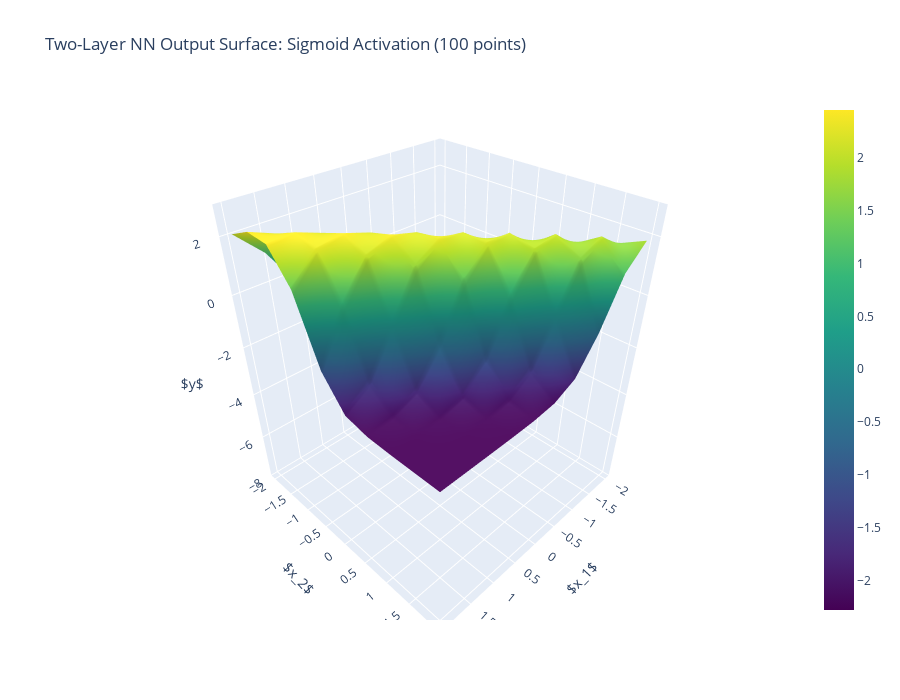
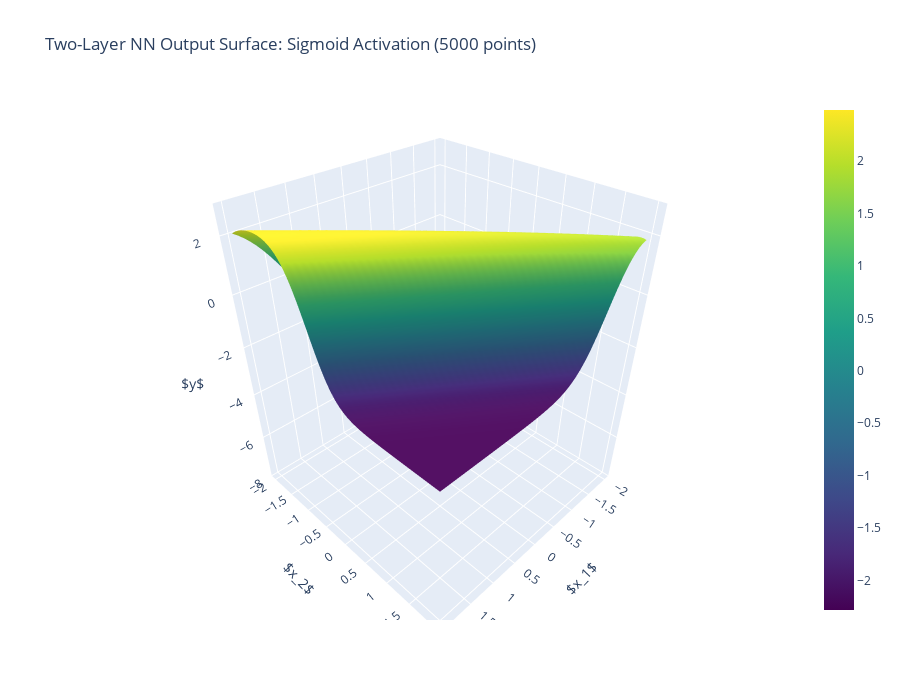
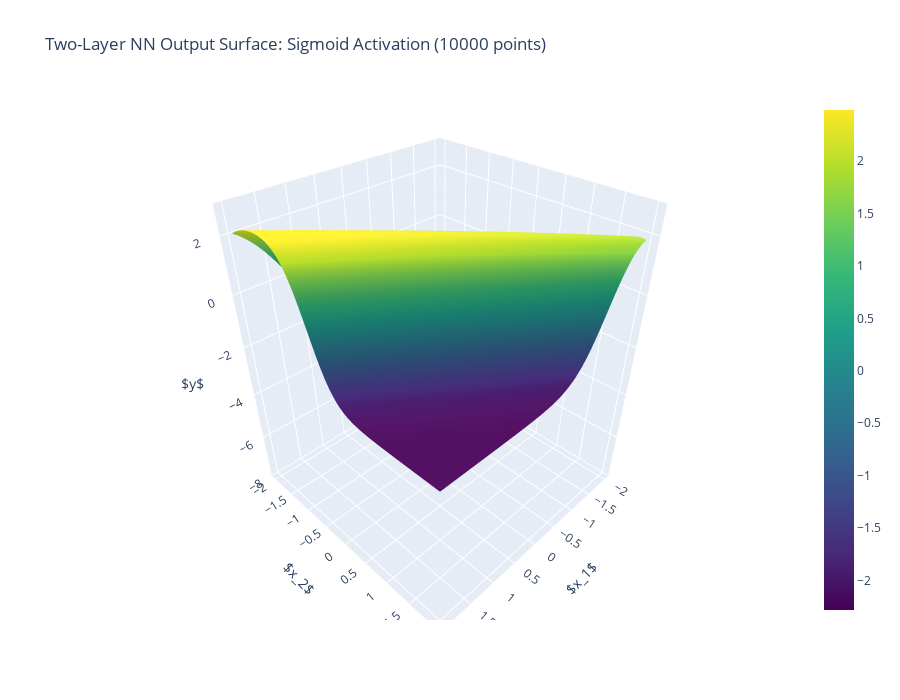
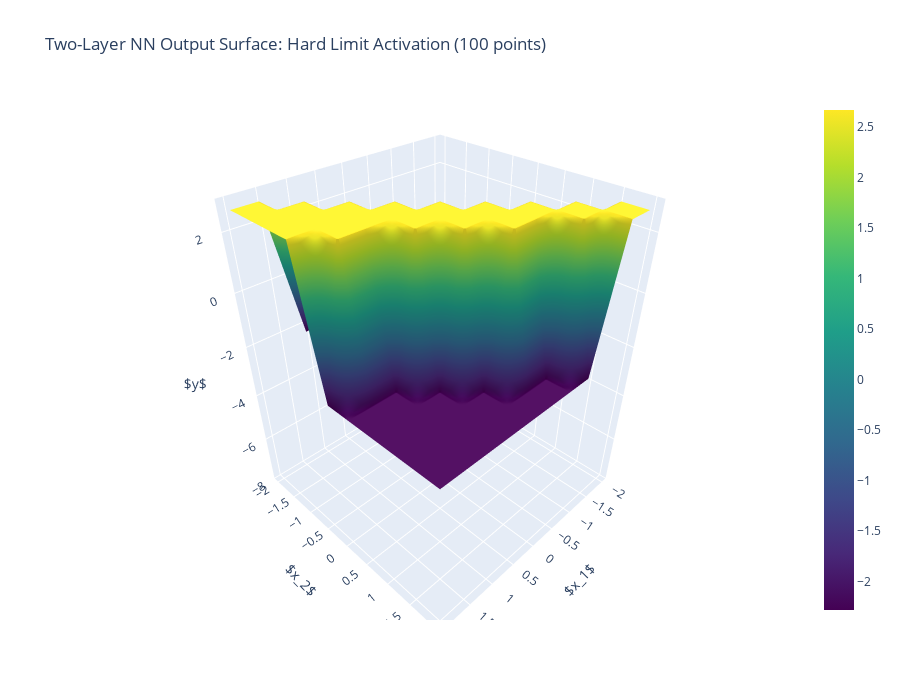

Write notebook code for charts like these, in order.
### Code cell
# Loop through activation functions and sample sizes to generate plots
for act_name, act_func in activation_functions.items():
    # Determine a suitable z-axis range based on the activation function
    # These ranges are estimated based on the parameter values and activation function properties.
    if act_name == "Sigmoid" or act_name == "Gaussian RBF":
        # Hidden layer output is between 0 and 1.
        # W.T @ A_h is roughly between -4.91*1 + 4.95*0 = -4.91 and -4.91*0 + 4.95*1 = 4.95
        # Then add b_w (-2.28): roughly [-4.91 - 2.28, 4.95 - 2.28] = [-7.19, 2.67]
        z_range = [-8, 3]
    elif act_name == "Hard Limit":
        # Hidden layer output is 0 or 1.
        # W.T @ A_h can be 0, -4.91, 4.95, or 0.04.
        # Then add b_w (-2.28): roughly [-4.91 - 2.28, 4.95 - 2.28] = [-7.19, 2.67]
        z_range = [-8, 3]
    else:
        z_range = None  # Let Plotly auto-scale

    for N_samples in sample_sizes:
        # Use the helper function to get exact grid dimensions
        num_points_x, num_points_y = get_grid_dimensions(N_samples)

        # Generate grid points for x1 and x2
        x1_vals = np.linspace(domain_min, domain_max, num_points_x)
        x2_vals = np.linspace(domain_min, domain_max, num_points_y)
        X1, X2 = np.meshgrid(x1_vals, x2_vals)  # Create a meshgrid for 3D plotting

        # Calculate the output Y using the two-layer NN forward pass
        Y = two_layer_nn_forward(X1, X2, act_func, V_T, b_v, W, b_w)

        # Create a Plotly figure
        fig = go.Figure(data=[go.Surface(x=X1, y=X2, z=Y, colorscale="Viridis")])

        # Update layout for title and axis labels/limits
        fig.update_layout(
            title_text=f"Two-Layer NN Output Surface: {act_name} Activation ({N_samples} points)",
            scene=dict(
                xaxis_title=r"$x_1$",
                yaxis_title=r"$x_2$",
                zaxis_title=r"$y$",
                zaxis_range=z_range,  # Consistent z-axis limits for better comparison
            ),
            # Adjust figure size
            height=700,
            width=900,
        )

        # Display the interactive plot
        fig.show()

### Figure 1 — Plotly figure (JSON) as saved in the notebook; plotly's stock layout.template omitted (floating-point values rounded to 4 significant figures)
{"data": [{"colorscale": [[0, "#440154"], [0.1111, "#482878"], [0.2222, "#3e4989"], [0.3333, "#31688e"], [0.4444, "#26828e"], [0.5556, "#1f9e89"], [0.6667, "#35b779"], [0.7778, "#6ece58"], [0.8889, "#b5de2b"], [1, "#fde725"]], "type": "surface", "x": [[-2.0, -1.556, -1.111, -0.6667, -0.2222, 0.2222, 0.6667, 1.111, 1.556, 2.0], [-2.0, -1.556, -1.111, -0.6667, -0.2222, 0.2222, 0.6667, 1.111, 1.556, 2.0], [-2.0, -1.556, -1.111, -0.6667, -0.2222, 0.2222, 0.6667, 1.111, 1.556, 2.0], [-2.0, -1.556, -1.111, -0.6667, -0.2222, 0.2222, 0.6667, 1.111, 1.556, 2.0], [-2.0, -1.556, -1.111, -0.6667, -0.2222, 0.2222, 0.6667, 1.111, 1.556, 2.0], [-2.0, -1.556, -1.111, -0.6667, -0.2222, 0.2222, 0.6667, 1.111, 1.556, 2.0], [-2.0, -1.556, -1.111, -0.6667, -0.2222, 0.2222, 0.6667, 1.111, 1.556, 2.0], [-2.0, -1.556, -1.111, -0.6667, -0.2222, 0.2222, 0.6667, 1.111, 1.556, 2.0], [-2.0, -1.556, -1.111, -0.6667, -0.2222, 0.2222, 0.6667, 1.111, 1.556, 2.0], [-2.0, -1.556, -1.111, -0.6667, -0.2222, 0.2222, 0.6667, 1.111, 1.556, 2.0]], "y": [[-2.0, -2.0, -2.0, -2.0, -2.0, -2.0, -2.0, -2.0, -2.0, -2.0], [-1.556, -1.556, -1.556, -1.556, -1.556, -1.556, -1.556, -1.556, -1.556, -1.556], [-1.111, -1.111, -1.111, -1.111, -1.111, -1.111, -1.111, -1.111, -1.111, -1.111], [-0.6667, -0.6667, -0.6667, -0.6667, -0.6667, -0.6667, -0.6667, -0.6667, -0.6667, -0.6667], [-0.2222, -0.2222, -0.2222, -0.2222, -0.2222, -0.2222, -0.2222, -0.2222, -0.2222, -0.2222], [0.2222, 0.2222, 0.2222, 0.2222, 0.2222, 0.2222, 0.2222, 0.2222, 0.2222, 0.2222], [0.6667, 0.6667, 0.6667, 0.6667, 0.6667, 0.6667, 0.6667, 0.6667, 0.6667, 0.6667], [1.111, 1.111, 1.111, 1.111, 1.111, 1.111, 1.111, 1.111, 1.111, 1.111], [1.556, 1.556, 1.556, 1.556, 1.556, 1.556, 1.556, 1.556, 1.556, 1.556], [2.0, 2.0, 2.0, 2.0, 2.0, 2.0, 2.0, 2.0, 2.0, 2.0]], "z": [[-2.239, -2.237, -2.232, -2.213, -2.151, -1.956, -1.413, -0.2711, 1.141, 2.075], [-2.237, -2.231, -2.211, -2.146, -1.943, -1.379, -0.2133, 1.191, 2.098, 2.453], [-2.231, -2.21, -2.142, -1.929, -1.344, -0.1551, 1.24, 2.117, 2.441, 2.39], [-2.208, -2.137, -1.915, -1.307, -0.09661, 1.288, 2.132, 2.415, 2.251, 1.342], [-2.132, -1.9, -1.27, -0.03804, 1.333, 2.141, 2.365, 2.033, 0.7859, -0.9598], [-1.884, -1.232, 0.02038, 1.375, 2.141, 2.28, 1.709, 0.1557, -1.401, -2.054], [-1.192, 0.07829, 1.412, 2.125, 2.138, 1.261, -0.4713, -1.718, -2.143, -2.249], [0.1351, 1.443, 2.085, 1.915, 0.6955, -1.019, -1.931, -2.198, -2.262, -2.276], [1.463, 2.006, 1.583, 0.06309, -1.447, -2.068, -2.232, -2.269, -2.278, -2.279], [1.868, 1.125, -0.5577, -1.752, -2.153, -2.251, -2.274, -2.279, -2.28, -2.28]]}], "layout": {"height": 700, "scene": {"xaxis": {"title": {"text": "$x_1$"}}, "yaxis": {"title": {"text": "$x_2$"}}, "zaxis": {"range": [-8, 3], "title": {"text": "$y$"}}}, "title": {"text": "Two-Layer NN Output Surface: Sigmoid Activation (100 points)"}, "width": 900}}

### Figure 2 — Plotly figure (JSON) as saved in the notebook; plotly's stock layout.template omitted (floating-point values rounded to 4 significant figures; data arrays with more than 128 entries replaced by an {"elided": "..."} marker saying what was removed)
{"data": [{"colorscale": [[0, "#440154"], [0.1111, "#482878"], [0.2222, "#3e4989"], [0.3333, "#31688e"], [0.4444, "#26828e"], [0.5556, "#1f9e89"], [0.6667, "#35b779"], [0.7778, "#6ece58"], [0.8889, "#b5de2b"], [1, "#fde725"]], "type": "surface", "x": {"elided": "100x50 float values"}, "y": {"elided": "100x50 float values"}, "z": {"elided": "100x50 float values"}}], "layout": {"height": 700, "scene": {"xaxis": {"title": {"text": "$x_1$"}}, "yaxis": {"title": {"text": "$x_2$"}}, "zaxis": {"range": [-8, 3], "title": {"text": "$y$"}}}, "title": {"text": "Two-Layer NN Output Surface: Sigmoid Activation (5000 points)"}, "width": 900}}

### Figure 3 — Plotly figure (JSON) as saved in the notebook; plotly's stock layout.template omitted (floating-point values rounded to 4 significant figures; data arrays with more than 128 entries replaced by an {"elided": "..."} marker saying what was removed)
{"data": [{"colorscale": [[0, "#440154"], [0.1111, "#482878"], [0.2222, "#3e4989"], [0.3333, "#31688e"], [0.4444, "#26828e"], [0.5556, "#1f9e89"], [0.6667, "#35b779"], [0.7778, "#6ece58"], [0.8889, "#b5de2b"], [1, "#fde725"]], "type": "surface", "x": {"elided": "100x100 float values"}, "y": {"elided": "100x100 float values"}, "z": {"elided": "100x100 float values"}}], "layout": {"height": 700, "scene": {"xaxis": {"title": {"text": "$x_1$"}}, "yaxis": {"title": {"text": "$x_2$"}}, "zaxis": {"range": [-8, 3], "title": {"text": "$y$"}}}, "title": {"text": "Two-Layer NN Output Surface: Sigmoid Activation (10000 points)"}, "width": 900}}

### Figure 4 — Plotly figure (JSON) as saved in the notebook; plotly's stock layout.template omitted (floating-point values rounded to 4 significant figures)
{"data": [{"colorscale": [[0, "#440154"], [0.1111, "#482878"], [0.2222, "#3e4989"], [0.3333, "#31688e"], [0.4444, "#26828e"], [0.5556, "#1f9e89"], [0.6667, "#35b779"], [0.7778, "#6ece58"], [0.8889, "#b5de2b"], [1, "#fde725"]], "type": "surface", "x": [[-2.0, -1.556, -1.111, -0.6667, -0.2222, 0.2222, 0.6667, 1.111, 1.556, 2.0], [-2.0, -1.556, -1.111, -0.6667, -0.2222, 0.2222, 0.6667, 1.111, 1.556, 2.0], [-2.0, -1.556, -1.111, -0.6667, -0.2222, 0.2222, 0.6667, 1.111, 1.556, 2.0], [-2.0, -1.556, -1.111, -0.6667, -0.2222, 0.2222, 0.6667, 1.111, 1.556, 2.0], [-2.0, -1.556, -1.111, -0.6667, -0.2222, 0.2222, 0.6667, 1.111, 1.556, 2.0], [-2.0, -1.556, -1.111, -0.6667, -0.2222, 0.2222, 0.6667, 1.111, 1.556, 2.0], [-2.0, -1.556, -1.111, -0.6667, -0.2222, 0.2222, 0.6667, 1.111, 1.556, 2.0], [-2.0, -1.556, -1.111, -0.6667, -0.2222, 0.2222, 0.6667, 1.111, 1.556, 2.0], [-2.0, -1.556, -1.111, -0.6667, -0.2222, 0.2222, 0.6667, 1.111, 1.556, 2.0], [-2.0, -1.556, -1.111, -0.6667, -0.2222, 0.2222, 0.6667, 1.111, 1.556, 2.0]], "y": [[-2.0, -2.0, -2.0, -2.0, -2.0, -2.0, -2.0, -2.0, -2.0, -2.0], [-1.556, -1.556, -1.556, -1.556, -1.556, -1.556, -1.556, -1.556, -1.556, -1.556], [-1.111, -1.111, -1.111, -1.111, -1.111, -1.111, -1.111, -1.111, -1.111, -1.111], [-0.6667, -0.6667, -0.6667, -0.6667, -0.6667, -0.6667, -0.6667, -0.6667, -0.6667, -0.6667], [-0.2222, -0.2222, -0.2222, -0.2222, -0.2222, -0.2222, -0.2222, -0.2222, -0.2222, -0.2222], [0.2222, 0.2222, 0.2222, 0.2222, 0.2222, 0.2222, 0.2222, 0.2222, 0.2222, 0.2222], [0.6667, 0.6667, 0.6667, 0.6667, 0.6667, 0.6667, 0.6667, 0.6667, 0.6667, 0.6667], [1.111, 1.111, 1.111, 1.111, 1.111, 1.111, 1.111, 1.111, 1.111, 1.111], [1.556, 1.556, 1.556, 1.556, 1.556, 1.556, 1.556, 1.556, 1.556, 1.556], [2.0, 2.0, 2.0, 2.0, 2.0, 2.0, 2.0, 2.0, 2.0, 2.0]], "z": [[-2.24, -2.24, -2.24, -2.24, -2.24, -2.24, -2.24, -2.24, 2.67, 2.67], [-2.24, -2.24, -2.24, -2.24, -2.24, -2.24, -2.24, 2.67, 2.67, 2.67], [-2.24, -2.24, -2.24, -2.24, -2.24, -2.24, 2.67, 2.67, 2.67, 2.67], [-2.24, -2.24, -2.24, -2.24, -2.24, 2.67, 2.67, 2.67, 2.67, 2.67], [-2.24, -2.24, -2.24, -2.24, 2.67, 2.67, 2.67, 2.67, 2.67, -2.28], [-2.24, -2.24, -2.24, 2.67, 2.67, 2.67, 2.67, -2.28, -2.28, -2.28], [-2.24, -2.24, 2.67, 2.67, 2.67, 2.67, -2.28, -2.28, -2.28, -2.28], [-2.24, 2.67, 2.67, 2.67, 2.67, -2.28, -2.28, -2.28, -2.28, -2.28], [2.67, 2.67, 2.67, -2.28, -2.28, -2.28, -2.28, -2.28, -2.28, -2.28], [2.67, 2.67, -2.28, -2.28, -2.28, -2.28, -2.28, -2.28, -2.28, -2.28]]}], "layout": {"height": 700, "scene": {"xaxis": {"title": {"text": "$x_1$"}}, "yaxis": {"title": {"text": "$x_2$"}}, "zaxis": {"range": [-8, 3], "title": {"text": "$y$"}}}, "title": {"text": "Two-Layer NN Output Surface: Hard Limit Activation (100 points)"}, "width": 900}}
